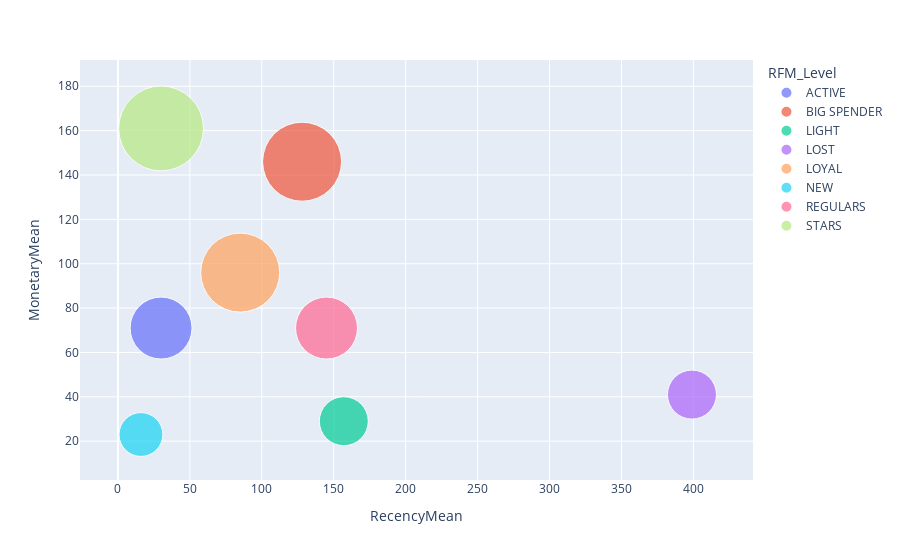

Notebook source saved alongside this figure:
### Code cell
import plotly.express as px

fig = px.scatter(rfm_agg, x="RecencyMean", y="MonetaryMean", size="FrequencyMean", color="RFM_Level",
           hover_name="RFM_Level", size_max = 60) 
fig.show()

### Figure 1 — Plotly figure (JSON) as saved in the notebook; plotly's stock layout.template omitted (floating-point values rounded to 4 significant figures)
{"data": [{"hovertemplate": "<b>%{hovertext}</b><br><br>RFM_Level=ACTIVE<br>RecencyMean=%{x}<br>MonetaryMean=%{y}<br>FrequencyMean=%{marker.size}<extra></extra>", "hovertext": ["ACTIVE"], "legendgroup": "ACTIVE", "marker": {"color": "#636efa", "size": [8], "sizemode": "area", "sizeref": 0.004167, "symbol": "circle"}, "mode": "markers", "name": "ACTIVE", "orientation": "v", "showlegend": true, "type": "scatter", "x": [30], "xaxis": "x", "y": [71], "yaxis": "y"}, {"hovertemplate": "<b>%{hovertext}</b><br><br>RFM_Level=BIG SPENDER<br>RecencyMean=%{x}<br>MonetaryMean=%{y}<br>FrequencyMean=%{marker.size}<extra></extra>", "hovertext": ["BIG SPENDER"], "legendgroup": "BIG SPENDER", "marker": {"color": "#EF553B", "size": [13], "sizemode": "area", "sizeref": 0.004167, "symbol": "circle"}, "mode": "markers", "name": "BIG SPENDER", "orientation": "v", "showlegend": true, "type": "scatter", "x": [128], "xaxis": "x", "y": [146], "yaxis": "y"}, {"hovertemplate": "<b>%{hovertext}</b><br><br>RFM_Level=LIGHT<br>RecencyMean=%{x}<br>MonetaryMean=%{y}<br>FrequencyMean=%{marker.size}<extra></extra>", "hovertext": ["LIGHT"], "legendgroup": "LIGHT", "marker": {"color": "#00cc96", "size": [5], "sizemode": "area", "sizeref": 0.004167, "symbol": "circle"}, "mode": "markers", "name": "LIGHT", "orientation": "v", "showlegend": true, "type": "scatter", "x": [157], "xaxis": "x", "y": [29], "yaxis": "y"}, {"hovertemplate": "<b>%{hovertext}</b><br><br>RFM_Level=LOST<br>RecencyMean=%{x}<br>MonetaryMean=%{y}<br>FrequencyMean=%{marker.size}<extra></extra>", "hovertext": ["LOST"], "legendgroup": "LOST", "marker": {"color": "#ab63fa", "size": [5], "sizemode": "area", "sizeref": 0.004167, "symbol": "circle"}, "mode": "markers", "name": "LOST", "orientation": "v", "showlegend": true, "type": "scatter", "x": [399], "xaxis": "x", "y": [41], "yaxis": "y"}, {"hovertemplate": "<b>%{hovertext}</b><br><br>RFM_Level=LOYAL<br>RecencyMean=%{x}<br>MonetaryMean=%{y}<br>FrequencyMean=%{marker.size}<extra></extra>", "hovertext": ["LOYAL"], "legendgroup": "LOYAL", "marker": {"color": "#FFA15A", "size": [13], "sizemode": "area", "sizeref": 0.004167, "symbol": "circle"}, "mode": "markers", "name": "LOYAL", "orientation": "v", "showlegend": true, "type": "scatter", "x": [85], "xaxis": "x", "y": [96], "yaxis": "y"}, {"hovertemplate": "<b>%{hovertext}</b><br><br>RFM_Level=NEW<br>RecencyMean=%{x}<br>MonetaryMean=%{y}<br>FrequencyMean=%{marker.size}<extra></extra>", "hovertext": ["NEW"], "legendgroup": "NEW", "marker": {"color": "#19d3f3", "size": [4], "sizemode": "area", "sizeref": 0.004167, "symbol": "circle"}, "mode": "markers", "name": "NEW", "orientation": "v", "showlegend": true, "type": "scatter", "x": [16], "xaxis": "x", "y": [23], "yaxis": "y"}, {"hovertemplate": "<b>%{hovertext}</b><br><br>RFM_Level=REGULARS<br>RecencyMean=%{x}<br>MonetaryMean=%{y}<br>FrequencyMean=%{marker.size}<extra></extra>", "hovertext": ["REGULARS"], "legendgroup": "REGULARS", "marker": {"color": "#FF6692", "size": [8], "sizemode": "area", "sizeref": 0.004167, "symbol": "circle"}, "mode": "markers", "name": "REGULARS", "orientation": "v", "showlegend": true, "type": "scatter", "x": [145], "xaxis": "x", "y": [71], "yaxis": "y"}, {"hovertemplate": "<b>%{hovertext}</b><br><br>RFM_Level=STARS<br>RecencyMean=%{x}<br>MonetaryMean=%{y}<br>FrequencyMean=%{marker.size}<extra></extra>", "hovertext": ["STARS"], "legendgroup": "STARS", "marker": {"color": "#B6E880", "size": [15], "sizemode": "area", "sizeref": 0.004167, "symbol": "circle"}, "mode": "markers", "name": "STARS", "orientation": "v", "showlegend": true, "type": "scatter", "x": [30], "xaxis": "x", "y": [161], "yaxis": "y"}], "layout": {"legend": {"itemsizing": "constant", "title": {"text": "RFM_Level"}, "tracegroupgap": 0}, "margin": {"t": 60}, "xaxis": {"anchor": "y", "domain": [0, 1], "title": {"text": "RecencyMean"}}, "yaxis": {"anchor": "x", "domain": [0, 1], "title": {"text": "MonetaryMean"}}}}
